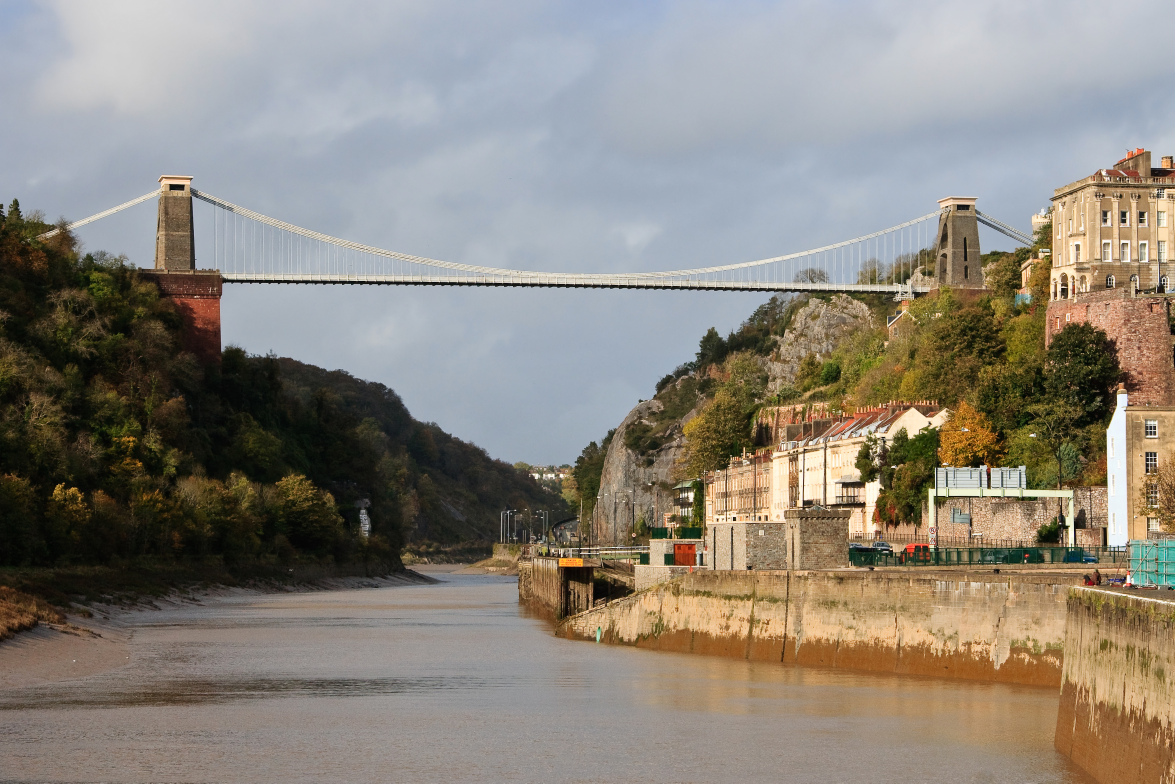
#> input picture Hello OpenCV/Clifton_Suspension_Bridge.jpg, 3525 x 2350 px, given in place of the camera (shown at 1/3 size)
$ python 'v1.1 (1).py'
#> lines starting #> are read from the running program, lines starting #| are printed output that depends on the picture; after the words box and inside, x2 and y2 are one past the last pixel; in counts of white or black regions, pixels touching at a corner belong together
import cv2
import numpy as np
from matplotlib import pyplot as plt
from datetime import datetime

def nothing(x):
    pass

cv2.namedWindow("Video Frame - Original", cv2.WINDOW_NORMAL)
# ^This creates a window, and cv2.imshow loads the video into it. It is only for resizing purposes. Works perfectly without

cv2.namedWindow("Trackbar")
cv2.createTrackbar("LH", "Trackbar", 0, 180, nothing)
cv2.createTrackbar("LS", "Trackbar", 0, 255, nothing)
cv2.createTrackbar("LV", "Trackbar", 0, 255, nothing)
cv2.createTrackbar("UH", "Trackbar", 180, 180, nothing)
cv2.createTrackbar("US", "Trackbar", 255, 255, nothing)
cv2.createTrackbar("UV", "Trackbar", 255, 255, nothing)


# Uses MatPlotLib for showing images
# [22 lines left out: functions showImage, saveframe, not called in this run]

def main():
    # Takes snapshot of image & writes to file
    cap = cv2.VideoCapture(0) # 1 since webcam camera is used - 0 uses back camera

    # Confirms that camera is open
    if cap.isOpened() == False:
        print("cap not opened, opening cap")
        cap.open()

    while(True):
        # Captures frame-by-frame
        ret, frame = cap.read()
#> frame is the input picture: shape (2350, 3525, 3); mean B, G, R 124, 133.5, 140
        Gaussian_filter = cv2.GaussianBlur(frame, (5, 5), 0)
        #gaussian filter is applied to remove noises

        # Operations on frame here
        # gray = cv2.cvtColor(frame, cv2.COLOR_BGR2GRAY)

        # Converts color-space from BGR to HSV
        frame_hsv = cv2.cvtColor(Gaussian_filter, cv2.COLOR_BGR2HSV)
#> frame_hsv: shape (2350, 3525, 3); mean H, S, V 54.4, 68.3, 148.6
        # Adjusting threshold to find suitable HSV values

        lh = cv2.getTrackbarPos("LH", "Trackbar")
        ls = cv2.getTrackbarPos("LS", "Trackbar")
        lv = cv2.getTrackbarPos("LV", "Trackbar")
        uh = cv2.getTrackbarPos("UH", "Trackbar")
        us = cv2.getTrackbarPos("US", "Trackbar")
        uv = cv2.getTrackbarPos("UV", "Trackbar")


        # Defines boundaries in HSV for the color blue
        # blue_lower = np.array([110, 50, 50])
        # blue_upper = np.array([130, 255, 255])
        # blue_lower = np.array([101, 128, 128])
        # blue_upper = np.array([150, 255, 255])

        # In OpenCV, range is [179, 255, 255]

        # Defines boundaries in HSV for the color white
        white_lower = np.array([0, 0, 200])
        white_upper = np.array([179, 20, 255])
        # Defines boundaries in HSV for the color red
        red_lower = np.array([0, 132, 125])
        red_upper = np.array([9, 255, 255])
        # Defines boundaries in HSV for the color orange
        orange_lower = np.array([0, 77, 208])
        orange_upper = np.array([15, 255, 255])
        # Defines boundaries in HSV for the color yellow
        yellow_lower = np.array([25, 60, 141])
        yellow_upper = np.array([65, 255, 255])
        # Defines boundaries in HSV for the color green
        green_lower = np.array([45, 53, 88])
        green_upper = np.array([91, 255, 255])
        # Defines boundaries in HSV for the color blue
        blue_lower = np.array([101, 128, 128])
        blue_upper = np.array([150, 255, 255])

        #red_lower = np.array([lh, ls, lv])
        #red_upper = np.array([uh, us, uv])


        # Sets threshold to the HSV image
        mask_white = cv2.inRange(frame_hsv, white_lower, white_upper) # Obtains white
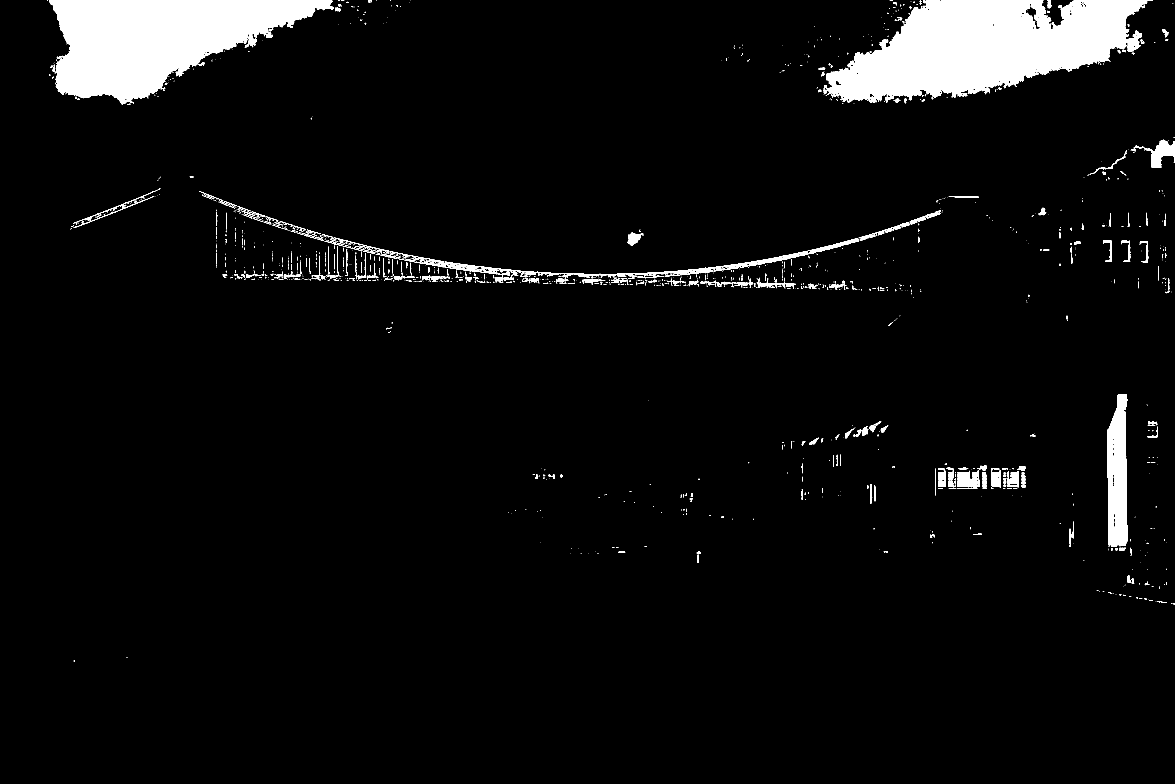
#> mask_white: shape (2350, 3525) (shown at 1/3 size); 5% white; 1535 white regions (1185 under 20 px), largest, box (x1, y1, x2, y2) and area: (2470, 0, 3453, 308) 183466, (148, 0, 1000, 314) 152155, (3321, 1182, 3383, 1640) 22682
        mask_red = cv2.inRange(frame_hsv, red_lower, red_upper) # Obtains red
#> mask_red: shape (2350, 3525); 0.24% white; 304 white regions (229 under 20 px), largest, box (x1, y1, x2, y2) and area: (524, 895, 660, 982) 5757, (2025, 1634, 2086, 1697) 3159, (2493, 1224, 2663, 1307) 2692
        mask_orange = cv2.inRange(frame_hsv, orange_lower, orange_upper) # Obtains orange
#> mask_orange: shape (2350, 3525); 0.56% white; 2573 white regions (2272 under 20 px), largest, box (x1, y1, x2, y2) and area: (3148, 897, 3376, 1001) 7862, (2878, 1862, 2922, 1905) 869, (2757, 1544, 2783, 1605) 857
        mask_yellow = cv2.inRange(frame_hsv, yellow_lower, yellow_upper) # Obtains yellow
#> mask_yellow: shape (2350, 3525); 0.07% white; 554 white regions (491 under 20 px), largest, box (x1, y1, x2, y2) and area: (2618, 1066, 2660, 1102) 464, (1844, 1664, 1892, 1675) 292, (1803, 1664, 1844, 1676) 264
        mask_green = cv2.inRange(frame_hsv, green_lower, green_upper) # Obtains green
#> mask_green: shape (2350, 3525); 0.16% white; 130 white regions (106 under 20 px), largest, box (x1, y1, x2, y2) and area: (3443, 1621, 3525, 1755) 6829, (3422, 1712, 3470, 1759) 1448, (3422, 1678, 3469, 1710) 1046
        mask_blue = cv2.inRange(frame_hsv, blue_lower, blue_upper) # Obtains blue
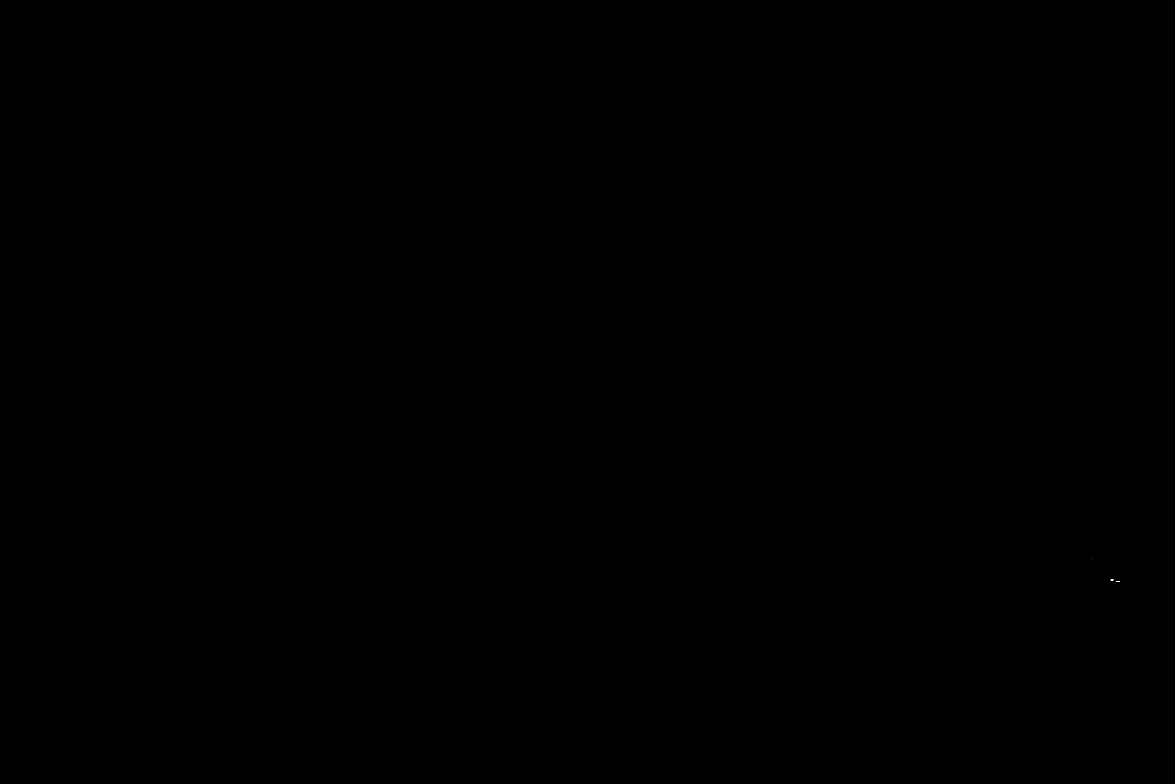
#> mask_blue: shape (2350, 3525) (shown at 1/3 size); 0% white in thin lines or dots, all inside (x1, y1, x2, y2) = (3273, 1675, 3359, 1746)

        #boundary rules
        # Question: why are the masks added together?
        mask_together = mask_yellow + mask_red + mask_orange + mask_green + mask_blue + mask_white
        kernel = np.ones((5, 5), np.uint8)
        mask_together = cv2.erode(mask_together,  kernel)
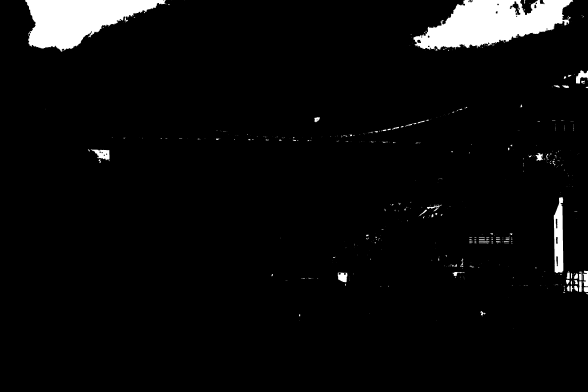
#> mask_together: shape (2350, 3525) (shown at 1/6 size); min 0, max 255, mean 11.4
        #eroding reduces noises
        #contours
        # Question: what does this line actually do?? Also why is the second variable "_"?
        contours, _ = cv2.findContours(mask_together, cv2.RETR_TREE, cv2.CHAIN_APPROX_SIMPLE)
#> contours = 500 contours, 336 with area under 20; largest, box (x1, y1, x2, y2) and area: (2481, 0, 3439, 305) 172652, (151, 0, 998, 310) 144958, (3323, 1184, 3380, 1638) 20422, (543, 897, 657, 967) 4067, (3456, 422, 3525, 501) 2650

        # Question: what does this loop do & how does it operate?
        for count in contours:
            # Question: what does this line do?
            approx = cv2.approxPolyDP(count, 0.01*cv2.arcLength(count, True), True)
            area = cv2.contourArea(count)
            # Question: What is area? And why the ">" argument?
            if area > 500:
                cv2.drawContours(Gaussian_filter, [count], 0, (0, 255, 0), 5)
#> this loop made 500 passes
#> area on passes 5, 7, 9: 57.5, 273, 28.5

        # [7 lines of commented-out code are left out]
        result_final = cv2.bitwise_and(Gaussian_filter, Gaussian_filter, mask=mask_together)
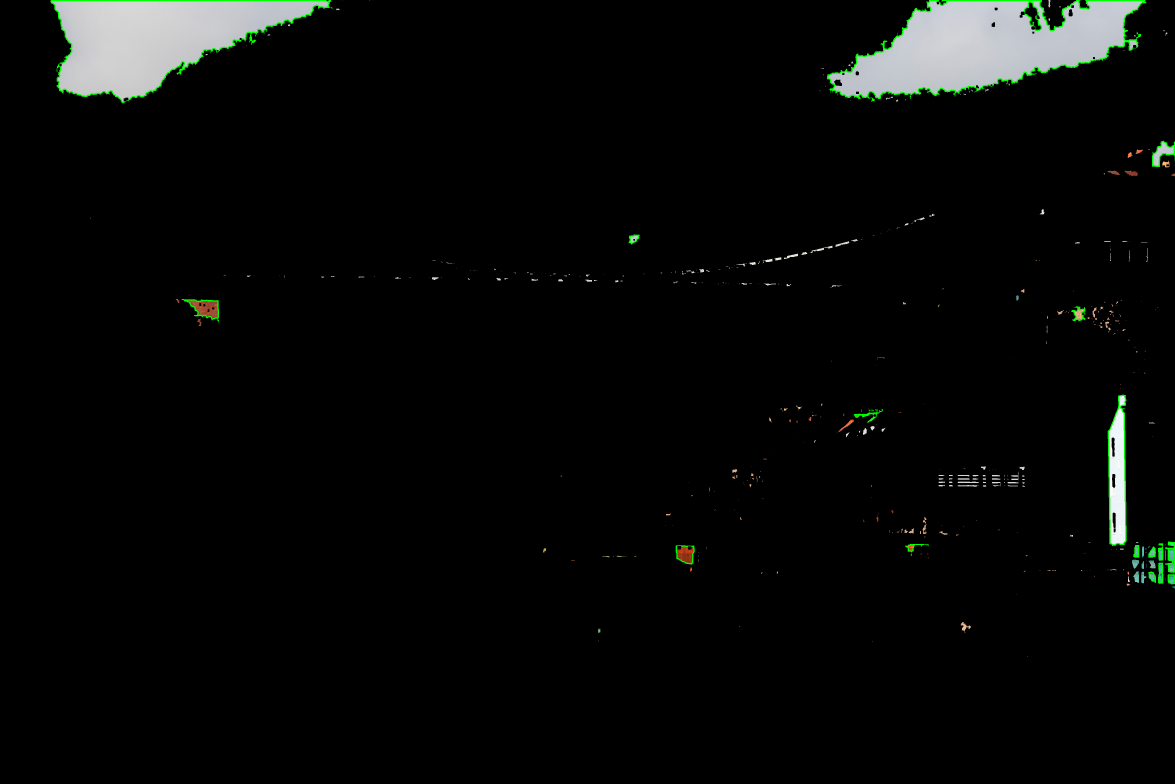
#> result_final: shape (2350, 3525, 3) (shown at 1/3 size); mean B, G, R 8.3, 9.2, 8.1
        # [11 lines of commented-out code are left out]
        cv2.imshow("Video Frame - Original", result_final)

        # Recognises keystroke
        keystroke = cv2.waitKey(1) & 0xFF
#> (key Esc is pressed here)
        if keystroke == 27: # wait for ESC key to exit
            break
        elif (keystroke == ord('s')) or (keystroke == ord('S')): # wait for S/s key to save image
            # [7 lines of commented-out code are left out]
            saveframe(result_final, "Final")

    # With everything done, release capture
    cap.release()
    cv2.destroyAllWindows()

main()

$ run again, on Hello OpenCV/face_orthogonal.jpg
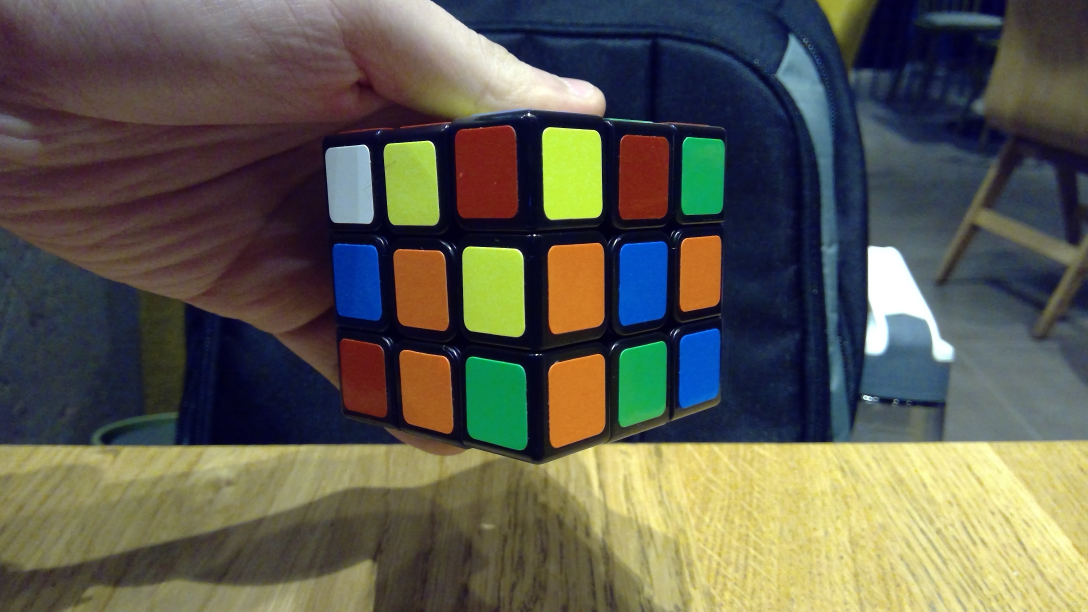
#> input picture Hello OpenCV/face_orthogonal.jpg, 3264 x 1836 px, given in place of the camera (shown at 1/3 size)
#> in main, frame is the input picture: shape (1836, 3264, 3); mean B, G, R 79.3, 91.3, 93
#> frame_hsv: shape (1836, 3264, 3); mean H, S, V 73.9, 119.2, 111.6
#> in main, `mask_white = cv2.inRange(frame_hsv, white_lower, white_upper)`:
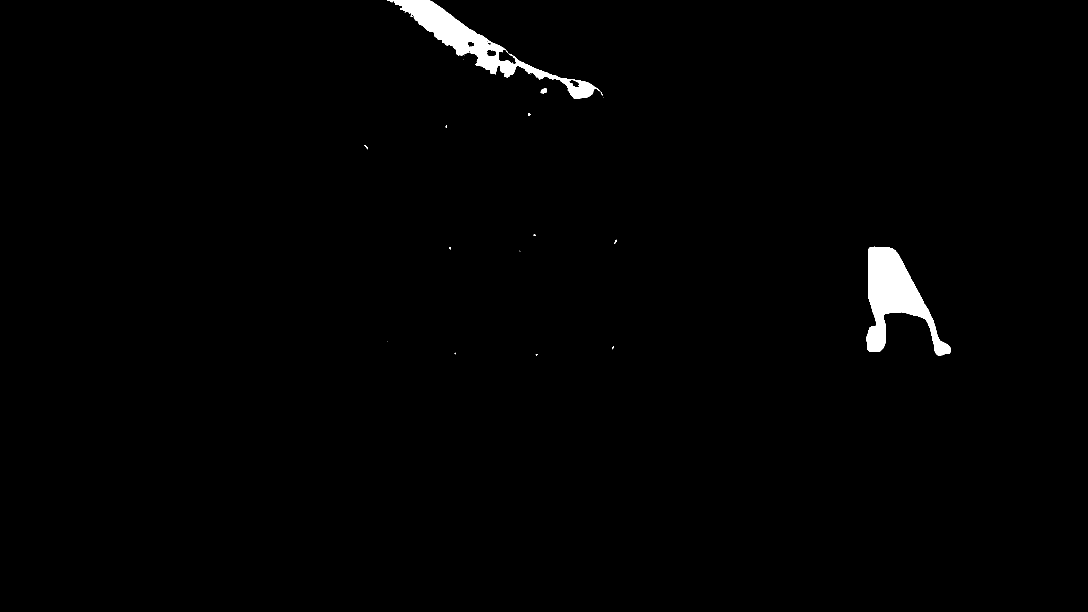
#> mask_white: shape (1836, 3264) (shown at 1/3 size); 1.1% white; 22 white regions (13 under 20 px), largest, box (x1, y1, x2, y2) and area: (2599, 740, 2852, 1068) 34230, (1162, 0, 1808, 297) 30983, (1621, 265, 1641, 280) 206
#> mask_red: shape (1836, 3264); 0.25% white; 197 white regions (129 under 20 px), largest, box (x1, y1, x2, y2) and area: (1868, 537, 2000, 635) 4059, (1862, 405, 1996, 471) 3663, (1373, 378, 1518, 405) 1825
#> mask_orange: shape (1836, 3264); 0.73% white; 76 white regions (40 under 20 px), largest, box (x1, y1, x2, y2) and area: (1648, 1063, 1809, 1333) 23856, (1648, 785, 1794, 986) 12318, (1646, 730, 1803, 784) 3770
#> mask_yellow: shape (1836, 3264); 18.5% white; 91 white regions (59 under 20 px), largest, box (x1, y1, x2, y2) and area: (1580, 1322, 3264, 1836) 743819, (0, 1336, 1511, 1557) 184281, (1626, 381, 1808, 660) 47143
#> mask_green: shape (1836, 3264); 1.8% white; 112 white regions (93 under 20 px), largest, box (x1, y1, x2, y2) and area: (1397, 1069, 1583, 1350) 45081, (1854, 1023, 2001, 1282) 32468, (2044, 410, 2175, 645) 28691
#> mask_blue: shape (1836, 3264); 1.5% white; 57 white regions (40 under 20 px)
#> contours = 409 contours, 133 with area under 20; largest, box (x1, y1, x2, y2) and area: (1583, 1324, 3264, 1836) 741346, (0, 1338, 1506, 1553) 167893, (1629, 384, 1806, 657) 44940, (1389, 741, 1573, 1009) 44542, (1399, 1071, 1581, 1348) 42825
#> the loop in main, `for count in contours:` made 409 passes
#> area on passes 10, 12, 13: 43.5, 66, 106
#> in main, `result_final = cv2.bitwise_and(Gaussian_filter, Gaussian_filter, mask=..`:
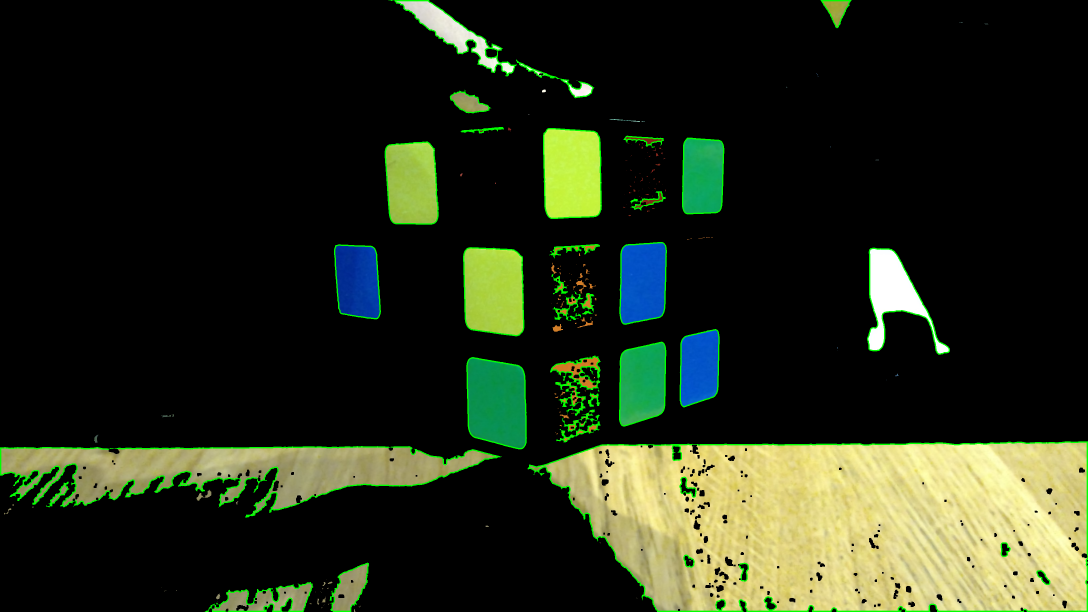
#> result_final: shape (1836, 3264, 3) (shown at 1/3 size); mean B, G, R 25.9, 43.9, 37.1
